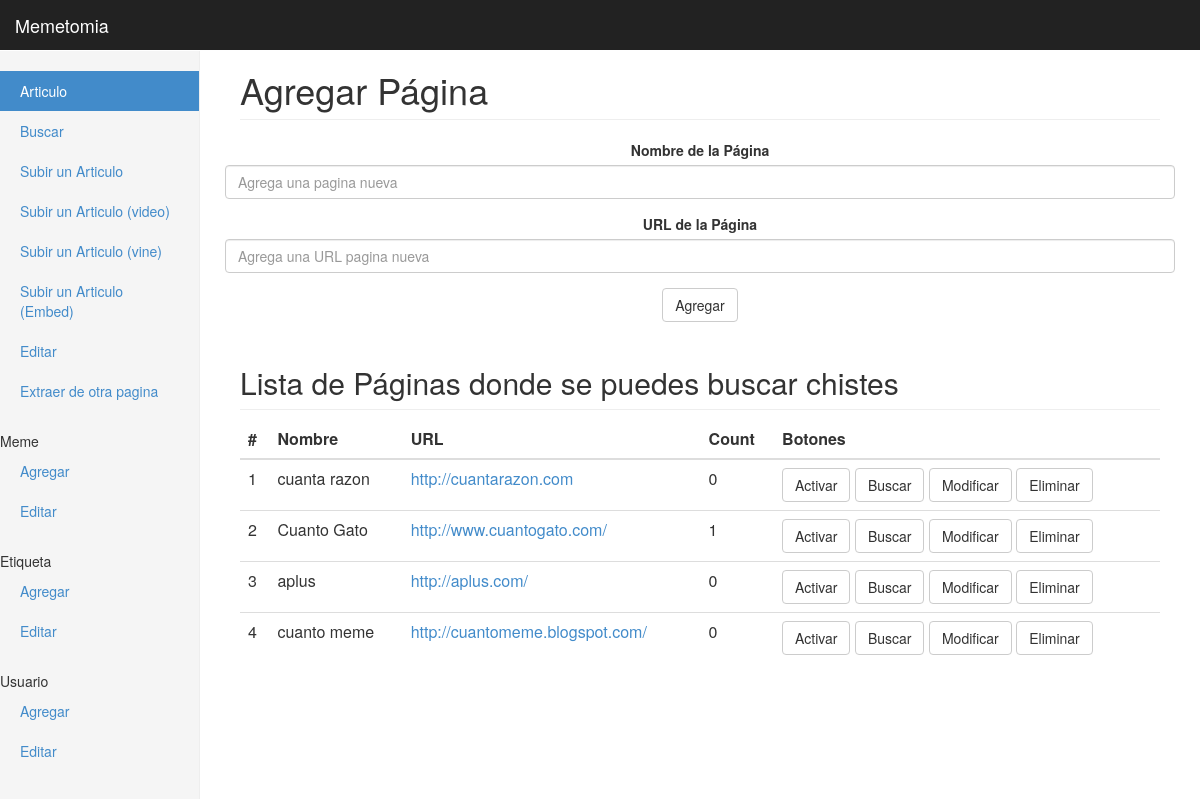
Page /admin/buscar.php on the committed database.
### tables this page shows
CREATE TABLE IF NOT EXISTS `page` (
  `ID` int(10) unsigned NOT NULL AUTO_INCREMENT,
  `NAME` varchar(50) NOT NULL,
  `URL` varchar(255) NOT NULL,
  `COUNT` int(10) unsigned NOT NULL,
  `STATE` tinyint(3) unsigned NOT NULL DEFAULT '0',
  PRIMARY KEY (`ID`),
  UNIQUE KEY `NAME` (`NAME`,`URL`)
);

### base/TablePage.php (called while the page is built, shortened)
<?php
require ('conexion_mysql.php');
class TablePage {
    public $bd;
    function __construct() {
        $this->bd = new Conexion(MODO_DEBUG);
    }
    public function AllPage() {
        $query = sprintf("Select * from page ORDER BY  `page`.`STATE` ASC ;");
        $this->bd->hacer_query($query);
        return $this->bd->filas_retornadas_por_consulta();
    }
}

### base/conexion_mysql.php (called while the page is built, shortened)
<?php
class Conexion {
    private $_link,
            $_stmt,
            $_respuesta,
            $_ERROR,
            $_info_ERROR,
            $_filas,
            $_filas_afectadas,
            $_insert_id,
            $_numero_columnas,
            $_Array_con_nombres_columnas,
            $magic_quotes_active,
            $real_escape_string_exists;
    private $_modo_debug = true;
    public function __construct($debug = true) {
        $this->_modo_debug = MODO_DEBUG;
    }
    protected function abrir_conexion() {
        $this->_link = mysql_connect(DB_SERVER, DB_USER, DB_PASS, false, 1);
        if (!$this->_link) {
            $this->guardar_error("Fallo la conexion a la base de datos: " . mysql_error());
        } else {
            $db = mysql_select_db(DB_NAME, $this->_link);
        }
    }
    public function hacer_query($sql) {
        if ($sql == "") {
            $this->guardar_error("La variable de consulta esta Vacia");
        } else {
            $this->_filas = - 1;
            $this->_numero_columnas = - 1;
            $taula = NULL;
            if ($this->_link) {
                $this->_stmt = mysql_query($sql, $this->_link);
            }
            if ($this->_ERROR == false) {
                if (preg_match("/^(insert|delete|update|replace)\s+/i", $sql)) {
                    $this->_filas_afectadas = @mysql_affected_rows();
                    if (preg_match("/^(insert|replace)\s+/i", $sql)) {
                        $this->_insert_id = @mysql_insert_id($this->_link);
                    }
                } else {
                    $this->_filas = @mysql_num_rows($this->_stmt);
                    if ($this->_filas > 0) {
                        $this->_numero_columnas = @mysql_num_fields($this->_stmt);
                        for ($i = 0; $i < $this->_numero_columnas; $i++)
                            $this->_Array_con_nombres_columnas[$i] = mysql_field_name($this->_stmt, $i);
                        for ($i = 0; $i < $this->_filas; $i++)
                            $taula[$i] = @mysql_fetch_array($this->_stmt, MYSQL_BOTH);
                    }
                    $this->_respuesta = $taula;
                }
            }
        }
    }
    protected function guardar_error($error = '') {
        if ($error != '') {
            $this->_ERROR = true;
            $this->_info_ERROR = $error;
            if ($this->_modo_debug) {
                echo '<div class="error" style=" background-color : #f69a9e; border : 1px solid #993333;">' . $this->_info_ERROR . '</div>';
            }
        }
        else {
            $this->_ERROR = false;
            $this->_stmt = null;
            $this->_respuesta = null;
        }
    }
    public function obtener_respuesta($fila, $columna) {
        if (is_numeric($columna)) {
            if ($columna >= $this->_numero_columnas) {
                echo "El numero de la columna debe ser menor que el numero total columnas de tuplas en el resultado" . $fila . $columna . "<br/>";
                return NULL;
            }
            if (isset($this->_respuesta[$fila][$columna])) {
                return $this->_respuesta[$fila][$columna];
            } else {
                echo "no hay dato en la fila y columna dada" . $fila . $columna . "<br/>";
                return NULL;
            }
        } else {
            if (!is_string($columna)) {
                echo "la columna no es numero y tampoco string";
                return NULL;
            } else {
                if (in_array($columna, $this->_Array_con_nombres_columnas)) {
                    if (isset($this->_respuesta[$fila][$columna])) {
                        return $this->_respuesta[$fila][$columna];
                    } else {
                        echo "no hay dato en la fila y columna dada" . $fila . $columna . "<br/>";
                        return NULL;
                    }
                } else {
                    echo "la columna no existe en el conjunto de columnas obtenidas en el resultado" . $fila . $columna . "<br/>";
                    return NULL;
                }
            }
        }
    }
    public function filas_retornadas_por_consulta() {
        if ($this->_filas >= 0)
            return $this->_filas;
        return -1;
    }
}
?>

### admin/buscar.php (the view, shortened to what this page needs)
<html lang="en">
    <head>
        <?php include_once 'frames/head.php'; ?>
    </head>
    <body>
        <?php include_once 'frames/titulo.php'; ?>
        <div class="container-fluid">
            <div class="row">
                <?php include_once 'frames/menu.php'; ?>
                <div class="col-sm-9 col-sm-offset-3 col-md-10 col-md-offset-2 main">
                    <h1 class="page-header">Agregar Página</h1>
                    <div class="row placeholders">
                        <form role="form">
                            <?php
                            if (isset($_GET["IDPage"])) {
                                $sName = "";
                                $sUrl = "";
                                include_once '../base/TablePage.php';
                                $bd = new TablePage();
                                if ($bd->SearchPage($_GET["IDPage"]) > 0) {
                                    $sName = $bd->bd->obtener_respuesta(0, "NAME");
                                    $sUrl = $bd->bd->obtener_respuesta(0, "URL");
                                }
                                ?>
                                <div class="form-group">
                                    <label for="IDPg">ID</label>
                                    <input type="text" class="form-control" id="IDPg"  disabled="disabled" value="<?php echo $_GET["IDPage"] ?>">
                                </div>
                                <div class="form-group">
                                    <label for="NombrePg">Nombre de la Página</label>
                                    <input type="text" class="form-control" id="NombrePg" placeholder="Agrega una pagina nueva" value ="<?php echo $sName ?>">
                                    <script type="text/javascript">
                                        //     $('#NombrePg').autocomplete('../buscarNombrePagina', {width: 200, matchContains: true, selectFirst: false, funtion: BuscarNombrePagina});
                                    </script>
                                </div>
                                <div class="form-group">
                                    <label for="UrlPg">URL de la Página</label>
                                    <input type="text" class="form-control" id="UrlPg" placeholder="Agrega una URL pagina nueva" value ="<?php echo $sUrl ?>">
                                    <script type="text/javascript">
                                        //  $('#UrlPg').autocomplete('../buscarUrlPagina', {width: 200, matchContains: true, selectFirst: false, funtion: BuscarUrlPagina});
                                    </script>
                                </div>
                                <button type="button" class="btn btn-default" id="BtModificar" >Modificar</button>
                                <script type="text/javascript">
                                    $('#BtModificar').bind('click', function() {
                                        var flag = false;
                                        if ($("#NombrePg").val() == "") {
                                            alert("introduzca nombre");
                                            flag = true;
                                        }
                                        if ($("#UrlPg").val() == "") {
                                            alert("introduzca Url");
                                            flag = true;
                                        }
                                        if (flag == false) {
                                            $.post("ajax/ModPage.php", {
                                                iID: $("#IDPg").val(),
                                                sNombre: $("#NombrePg").val(),
                                                sUrl: $("#UrlPg").val()
                                            }
                                            , function(o) {
                                                if (o.Tupla > 0) {
                                                    $("#NombrePg").val("");
                                                    $("#UrlPg").val("");
                                                }
                                            }, "json");
                                        }
                                    });
                                </script>
                                <?php
                            } else {
                                ?>
                                <div class="form-group">
                                    <label for="NombrePg">Nombre de la Página</label>
                                    <input type="text" class="form-control" id="NombrePg" placeholder="Agrega una pagina nueva">
                                </div>
                                <div class="form-group">
                                    <label for="UrlPg">URL de la Página</label>
                                    <input type="text" class="form-control" id="UrlPg" placeholder="Agrega una URL pagina nueva">
                                </div>
                                <button id='BtAgregar' type="button" class="btn btn-default"  >Agregar</button>
                                <?php
                            }
                            ?>
                        </form>
                    </div>
                    <h2 class="sub-header">Lista de Páginas donde se puedes buscar chistes</h2>
                    <div class="table-responsive">
                        <table id="tabla" class="table ">
                            <thead>
                                <tr>
                                    <th>#</th>
                                    <th>Nombre</th>
                                    <th>URL</th>
                                    <th>Count</th>
                                    <th>Botones</th>
                                </tr>
                            </thead>
                            <tbody>
                                <?php
                                include_once '../base/TablePage.php';
                                $bd = new TablePage();
                                $todo = $bd->AllPage();
                                $html = "";
                                if ($todo > 0) {
                                    $sClass = "";
                                    for ($i = 0; $i < $todo; $i++) {
                                        $html .= '<tr id="t' . $i . '" class="' . $sClass . '"><td>' . $bd->bd->obtener_respuesta($i, "ID") . '</td>'
                                                . '<td>' . $bd->bd->obtener_respuesta($i, "NAME") . '</td>'
                                                . '<td><a href="' . $bd->bd->obtener_respuesta($i, "URL") . '" target="_blank">' . $bd->bd->obtener_respuesta($i, "URL") . '</a></td>'
                                                . '<td>' . $bd->bd->obtener_respuesta($i, "COUNT") . '</td>'
                                                . '<td> <button type="button" class="btn btn-default"  onclick="Activar(\'' . $i . '\',\'' . $bd->bd->obtener_respuesta($i, "ID") . '\')" >Activar</button>  '
                                                . '    <button type="button" class="btn btn-default"  onclick="Buscar(\'' . $i . '\',\'' . $bd->bd->obtener_respuesta($i, "ID") . '\')" >Buscar</button>  '
                                                . '    <button type="button" class="btn btn-default"  onclick="Modificar(\'' . $i . '\',\'' . $bd->bd->obtener_respuesta($i, "ID") . '\')" >Modificar</button>    '
                                                . '    <button type="button" class="btn btn-default"  onclick="Eliminar(\'' . $i . '\',\'' . $bd->bd->obtener_respuesta($i, "ID") . '\')" >Eliminar</button>      </td></tr>';
                                    }
                                    echo $html;
                                }
                                ?>
                            </tbody>
                        </table>
                    </div>
                </div>
            </div>
        </div>
    </body>
</html>

### admin/css/dashboard.css (style rules this page uses)
body { padding-top: 50px; }
.sub-header { padding-bottom: 10px; border-bottom: 1px solid #eee; }
.main { padding: 20px; }
@media (min-width: 768px) { .main { padding-right: 40px; padding-left: 40px; } }
.main .page-header { margin-top: 0; }
.placeholders { margin-bottom: 30px; text-align: center; }

### rows in the picture
page: ID "1", NAME "cuanta razon", URL "http://cuantarazon.com", COUNT "0"
page: ID "2", NAME "Cuanto Gato", URL "http://www.cuantogato.com/", COUNT "1"
page: ID "3", NAME "aplus", URL "http://aplus.com/", COUNT "0"
page: ID "4", NAME "cuanto meme", URL "http://cuantomeme.blogspot.com/", COUNT "0"
